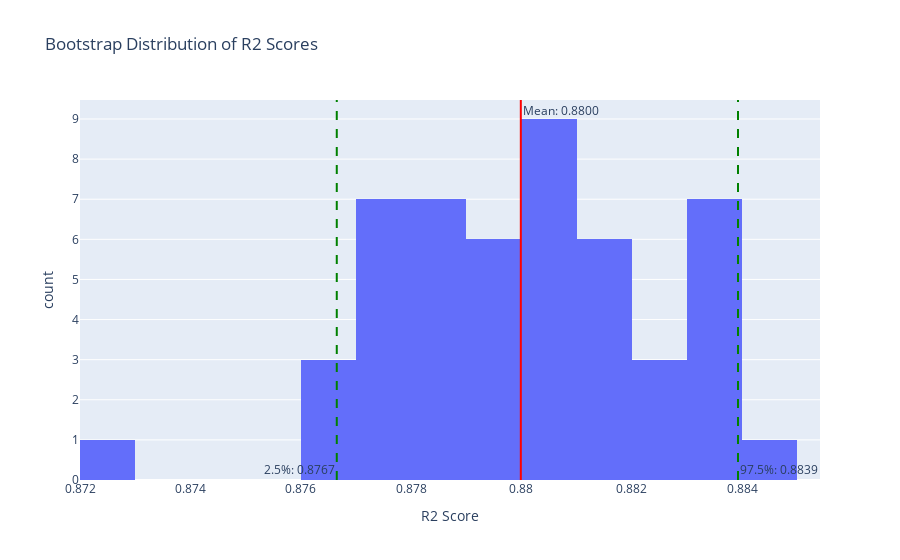

The code cell stored with this chart in its notebook:
### Code cell
# 4. Bootstrap Resampling
print("Performing Bootstrap Resampling...")
def bootstrap_resampling(model, X, y, n_iterations=50, random_state=42):
    np.random.seed(random_state)
    n_samples = X.shape[0]
    scores = []
    
    for _ in range(n_iterations):
        indices = np.random.choice(n_samples, n_samples, replace=True)
        X_boot, y_boot = X.iloc[indices], y.iloc[indices]
        model.fit(X_boot, y_boot)
        score = model.score(X_test, y_test)
        scores.append(score)
        
    return scores

bootstrap_scores = bootstrap_resampling(rf_best, X_train, y_train)
bootstrap_df = pd.DataFrame({"R2 Score": bootstrap_scores})

# 计算均值和置信区间
mean_score = np.mean(bootstrap_scores)
lower_percentile = np.percentile(bootstrap_scores, 2.5)
upper_percentile = np.percentile(bootstrap_scores, 97.5)

fig_boot = px.histogram(bootstrap_df, x="R2 Score", nbins=20, title="Bootstrap Distribution of R2 Scores")

# 添加均值和置信区间线
fig_boot.add_vline(x=mean_score, line_color="red", line_dash="solid", 
                   annotation_text=f"Mean: {mean_score:.4f}", annotation_position="top right")
fig_boot.add_vline(x=lower_percentile, line_color="green", line_dash="dash",
                   annotation_text=f"2.5%: {lower_percentile:.4f}", annotation_position="bottom left")
fig_boot.add_vline(x=upper_percentile, line_color="green", line_dash="dash",
                   annotation_text=f"97.5%: {upper_percentile:.4f}", annotation_position="bottom right")

fig_boot.write_html('rf_reports/figures/bootstrap_distribution.html')
fig_boot.show()
print("✓ Saved bootstrap distribution plot")

### Figure 1 — Plotly figure (JSON) as saved in the notebook; plotly's stock layout.template omitted (floating-point values rounded to 4 significant figures)
{"data": [{"bingroup": "x", "hovertemplate": "R2 Score=%{x}<br>count=%{y}<extra></extra>", "legendgroup": "", "marker": {"color": "#636efa", "pattern": {"shape": ""}}, "name": "", "nbinsx": 20, "orientation": "v", "showlegend": false, "type": "histogram", "x": [0.8776, 0.8789, 0.8771, 0.8801, 0.8812, 0.8826, 0.8773, 0.8784, 0.8812, 0.8774, 0.878, 0.8796, 0.8797, 0.881, 0.877, 0.8818, 0.8801, 0.8784, 0.8807, 0.8822, 0.8805, 0.884, 0.8821, 0.8795, 0.8775, 0.8768, 0.8818, 0.8815, 0.8834, 0.8795, 0.8837, 0.8804, 0.8831, 0.8771, 0.8729, 0.8766, 0.8806, 0.8833, 0.8797, 0.8803, 0.8769, 0.8802, 0.8815, 0.8781, 0.8788, 0.8841, 0.8831, 0.8797, 0.8789, 0.8835], "xaxis": "x", "yaxis": "y"}], "layout": {"annotations": [{"showarrow": false, "text": "Mean: 0.8800", "x": 0.88, "xanchor": "left", "xref": "x", "y": 1, "yanchor": "top", "yref": "y domain"}, {"showarrow": false, "text": "2.5%: 0.8767", "x": 0.8767, "xanchor": "right", "xref": "x", "y": 0, "yanchor": "bottom", "yref": "y domain"}, {"showarrow": false, "text": "97.5%: 0.8839", "x": 0.8839, "xanchor": "left", "xref": "x", "y": 0, "yanchor": "bottom", "yref": "y domain"}], "barmode": "relative", "legend": {"tracegroupgap": 0}, "shapes": [{"line": {"color": "red", "dash": "solid"}, "type": "line", "x0": 0.88, "x1": 0.88, "xref": "x", "y0": 0, "y1": 1, "yref": "y domain"}, {"line": {"color": "green", "dash": "dash"}, "type": "line", "x0": 0.8767, "x1": 0.8767, "xref": "x", "y0": 0, "y1": 1, "yref": "y domain"}, {"line": {"color": "green", "dash": "dash"}, "type": "line", "x0": 0.8839, "x1": 0.8839, "xref": "x", "y0": 0, "y1": 1, "yref": "y domain"}], "title": {"text": "Bootstrap Distribution of R2 Scores"}, "xaxis": {"anchor": "y", "domain": [0, 1], "title": {"text": "R2 Score"}}, "yaxis": {"anchor": "x", "domain": [0, 1], "title": {"text": "count"}}}}
